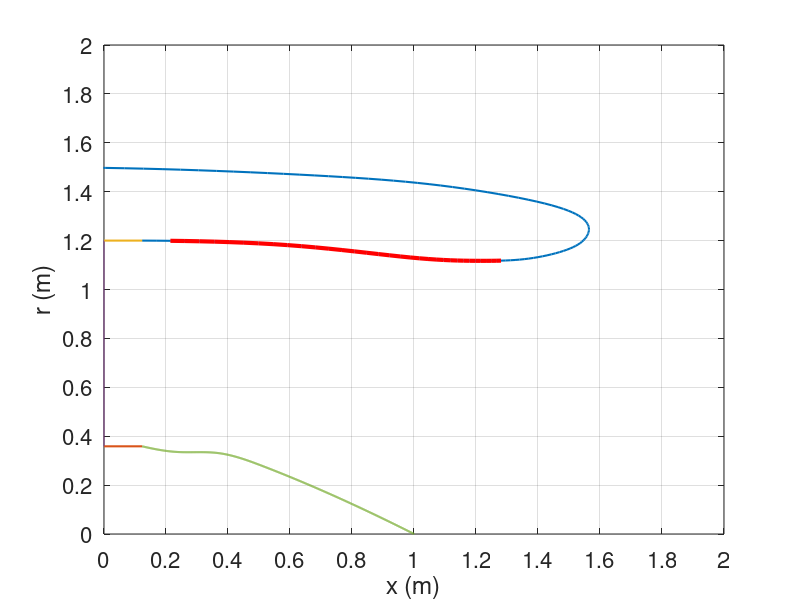

MATLAB code for this plot:
% GENERIC INLET GEOMETRY 
clear all clc % Input Coordinates %———————————————
x = [0.501792114695 1.24521072797;
-0.00358422939068 1.24521072797; 
-0.462365591398 1.22222222222; 
-0.802867383513 1.1877394636; 
-1.08243727599 1.12643678161; 
-1.18996415771 1.06896551724; 
-1.19713261649 1.01915708812; 
-1.15053763441 0.973180076628;
-1.0394265233 0.938697318008; 
-0.910394265233 0.931034482759; 
-0.720430107527 0.942528735632; 
-0.390681003584 0.984674329502; 
0 1; 
0.3 1; % dummy node
0.3 0.298850574713; % dummy node
0 0.298850574713; 
-0.0931899641577 0.27969348659; 
-0.204301075269 0.275862068966; 
-0.321428571429 0.232824427481; 
-0.489285714286 0.145038167939; 
-0.731182795699 0];
% x and y coordinates
y = x(:,2); 
x = -x(:,1);
% Use spline function to generate nacelle geometry %———————————————

nacelle = [spline(0:13,x(1:14,1),0:0.1:13) ;
spline(0:13,y(1:14,1),0:0.1:13) ];
% find relevant data - exclude dummy nodes

for g = 1:length(nacelle) 
    if nacelle(1,g) < 0 && nacelle(2,g) <= 1.1 
        junk(:,g) = nacelle(:,g); 
    else 
        n(:,g) = nacelle(:,g); 
    end 
end
% remove zeros
x_info = find(n(1,:)); 
y_info = find(n(2,:)); 

if length(x_info) >= length(y_info) 
    nacelle = n(:,x_info); 
else 
    nacelle = n(:,y_info); 
end
% Use spline function to generate spinner geometry %———————————————
s2 = (x(15:21)+abs(min(x(15:21))))*100;
spinner = [spline(s2,x(15:21,1),0:0.1:max(s2));
spline(s2,y(15:21,1),0:0.1:max(s2))];

% find relevant data - exclude dummy nodes

for g = 1:length(spinner)
if spinner(1,g) >= 0 
    s(:,g) = spinner(:,g); 
end 
end

% remove zeros
x_info = find(s(1,:)); 
y_info = find(s(2,:)); 
if length(x_info) >= length(y_info) 
    spinner = s(:,x_info); 
else 
    spinner = s(:,y_info); 
end

spinner(:,733) = [0.731182795699;0];
% Generate fan face %———————————————
fan_y = 0.298850574713:(1-0.298850574713)*1e-3:1; 
fan_x = zeros(1,length(fan_y));
% Redefining the geometry %———————————————% The fan radius is 1.2m
fan_x = fan_x'*1.2; fan_y = fan_y'*1.2;
liner = zeros(length(nacelle(1,end-34:end-2)),2);
nacelle = nacelle'*1.2; 
spinner = spinner'*1.2; 
nacelle(:,1) = nacelle(:,1)+0.123; 
spinner(:,1) = spinner(:,1)+0.123; 
liner(:,1) = nacelle(end-34:end-2,1); 
liner(:,2) = nacelle(end-34:end-2,2);

% plot generic inlet geometry %———————————————–
figure
% plot nacelle
plot(nacelle(:,1),nacelle(:,2),'Linewidth',1.5); 
hold on;
% plot liner position
plot(liner(:,1),liner(:,2),'-r','Linewidth',3);
% plot fan plan
plot([fan_x(1) fan_x(1)+0.123],[fan_y(1) fan_y(1)],'Linewidth',1.5);
plot([fan_x(end) fan_x(end)+0.123],[fan_y(end) fan_y(end)],'Linewidth',1.5);
plot(fan_x,fan_y);
% plot spinner
plot(spinner(:,1),spinner(:,2),'Linewidth',1.5);
% plot axis
grid on
set(gca,'Fontsize',16,'Ylim',[0 2],'YTick',[0:0.2:2])
set(gca,'Fontsize',16,'Xlim',[0 2],'XTick',[0:0.2:2])
xlabel('x (m)');
ylabel('r (m)');
print(gcf,'-depsc','Generic nacelle')
hold on
clear g junk n s s2 x_info y_info
% End of the Script
%———————————————–
